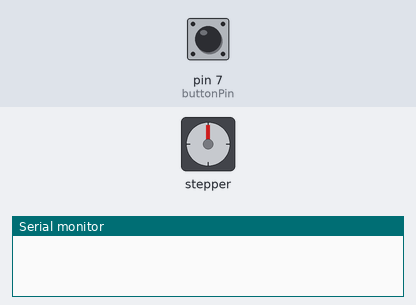
Bench run of a sketch on a simulated Arduino Uno, built with avr-gcc and run on an emulated ATmega328P. Shown: stepper motor, the last lines printed to the serial monitor. The test bench sets the inputs (shaded band); at power-on: pin 7 (buttonPin) HIGH. Stepper angles assume 3200 steps per turn.

Above: at 1.2 s.
1.3 s: pin 7 (buttonPin) pulled LOW for 0.15 s
At 2.17 s:
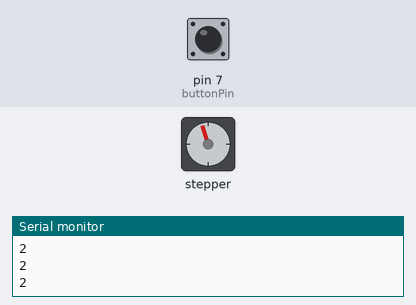
At 2.77 s:
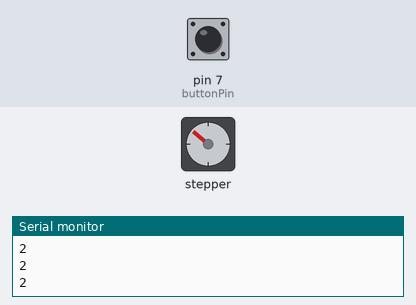
4.3 s: pin 7 (buttonPin) pulled LOW for 1 s
At 4.58 s:
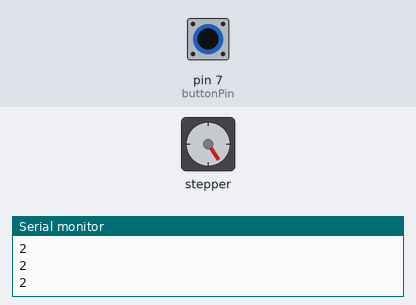
7.3 s: pin 7 (buttonPin) pulled LOW for 0.15 s
13.4 s: pin 7 (buttonPin) pulled LOW for 3.2 s
Timing chart, 0 to 19.1 s (numbered marks = the images above; inputs shaded):
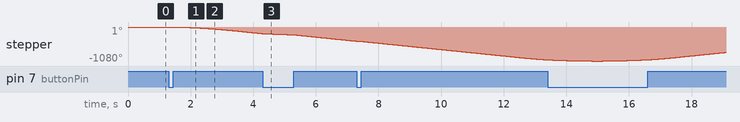

The sketch:

control_motor_with_button.ino
```cpp
#include "AccelStepper.h"
// Define stepper motor connections and motor interface type. Motor interface type must be set to 1 when using a driver:

#define dirPin 2
#define stepPin 3
#define motorInterfaceType 1

const int stepsPerRev = 3200;

//Button constants:

const int buttonPin = 7;
int buttonState = 0;
int buttonPresses = 1;

// Create a new instance of the AccelStepper class:

AccelStepper stepper = AccelStepper(motorInterfaceType, stepPin, dirPin);

// target amount of steps

long targetSteps = 3 * stepsPerRev;


void setup() {
  // Set the maximum speed in steps per second:
  stepper.setMaxSpeed(1000);
  stepper.setAcceleration(500);

  // Button setup:
  pinMode(buttonPin, INPUT_PULLUP);
  Serial.begin(9600);
}


void loop() {
  buttonState = digitalRead(buttonPin);

  if (buttonState == LOW) {
    Serial.println(buttonPresses);

    if (stepper.distanceToGo() == 0){
      if (buttonPresses % 2 == 0){
        stepper.moveTo(stepper.currentPosition() + targetSteps);
        buttonPresses++;
      } else {
        stepper.moveTo(stepper.currentPosition() - targetSteps);
        buttonPresses++;
      }
    }
  }
  stepper.run();
}
```

Measured:
- after the input at 1.3 s, stepper: keeps turning counter-clockwise at about 70°/s, starting at once
